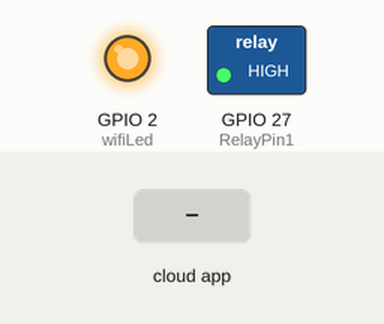
Simulated run of this sketch. Board: ESP32. Shown: switched loads named in the sketch (green lamp = pin HIGH), output pins drawn as LEDs (lit = HIGH). Inputs (shaded band) come from the test bench. WiFi joins after 1.5 s; servers stay silent unless stated; what the sketch prints to the serial monitor is not drawn.

Above: at 2.7 s.
2.8 s: the phone or cloud app sets 60cd98978cf8a303b93a0b4f to 1
At 4.0 s:
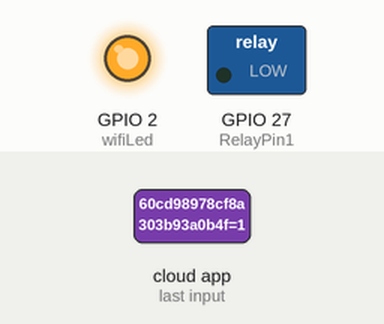
4.3 s: the phone or cloud app sets 60cd98978cf8a303b93a0b4f to 0
At 5.1 s:
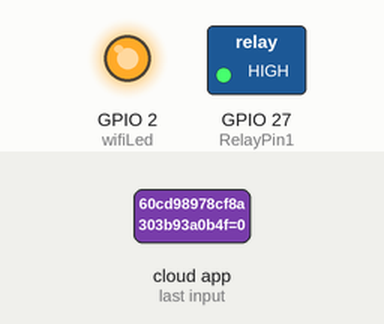
Timing chart, 0 to 7.3 s (numbered marks = the images above; inputs shaded):
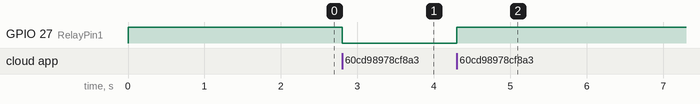

The sketch:

Smart_Bulb.ino
```cpp
#ifdef ENABLE_DEBUG
       #define DEBUG_ESP_PORT Serial
       #define NODEBUG_WEBSOCKETS
       #define NDEBUG
#endif

#include <WiFi.h>
#include "SinricPro.h"
#include "SinricProLight.h"

#include <map>

#define WIFI_SSID  "Belkeri Ask"
#define WIFI_PASS  "Logon@9975"
#define APP_KEY    "cd0e163a-08e7-43de-a371-46205b749244"
#define APP_SECRET "31ccbcc7-0ad6-4eee-bf77-096c2acedc22-78eae3ad-2e34-4a76-a5dd-4ce1990eea66"

#define device_ID_1 "60cd98978cf8a303b93a0b4f"

#define RelayPin1 27

#define wifiLed 2

typedef struct {      // struct for the std::map below
  int relayPIN;
} deviceConfig_t;

std::map<String, deviceConfig_t> devices = {
    {device_ID_1, {  RelayPin1 }}
};

void setupRelays() {
  for (auto &device : devices) {           // for each device (relay)
    int relayPIN = device.second.relayPIN; // get the relay pin
    pinMode(relayPIN, OUTPUT);             // set relay pin to OUTPUT
    digitalWrite(relayPIN, HIGH);
  }
}

bool onPowerState(String deviceId, bool &state){
  Serial.printf("%s: %s\r\n", deviceId.c_str(), state ? "on" : "off");
  int relayPIN = devices[deviceId].relayPIN; // get the relay pin for corresponding device
  digitalWrite(relayPIN, !state);             // set the new relay state
  return true;
}

void setupWiFi()
{
  Serial.printf("\r\n[Wifi]: Connecting");
  WiFi.begin(WIFI_SSID, WIFI_PASS);

  while (WiFi.status() != WL_CONNECTED)
  {
    Serial.printf(".");
    delay(250);
  }
  digitalWrite(wifiLed, HIGH);
  Serial.printf("connected!\r\n[WiFi]: IP-Address is %s\r\n", WiFi.localIP().toString().c_str());
}

void setupSinricPro()
{
  for (auto &device : devices)
  {
    const char *deviceId = device.first.c_str();
    SinricProLight &bulb = SinricPro[deviceId];
    bulb.onPowerState(onPowerState);
  }

  SinricPro.begin(APP_KEY, APP_SECRET);
  SinricPro.restoreDeviceStates(true);
}

void setup()
{
  Serial.begin(9600);

  pinMode(wifiLed, OUTPUT);
  digitalWrite(wifiLed, LOW);

  setupRelays();
  setupWiFi();
  setupSinricPro();
}

void loop()
{
  SinricPro.handle();
}
```

Measured:
- after the input at 2.8 s, GPIO 27 (RelayPin1): HIGH → LOW at once
- after the input at 4.3 s, GPIO 27 (RelayPin1): LOW → HIGH at once
